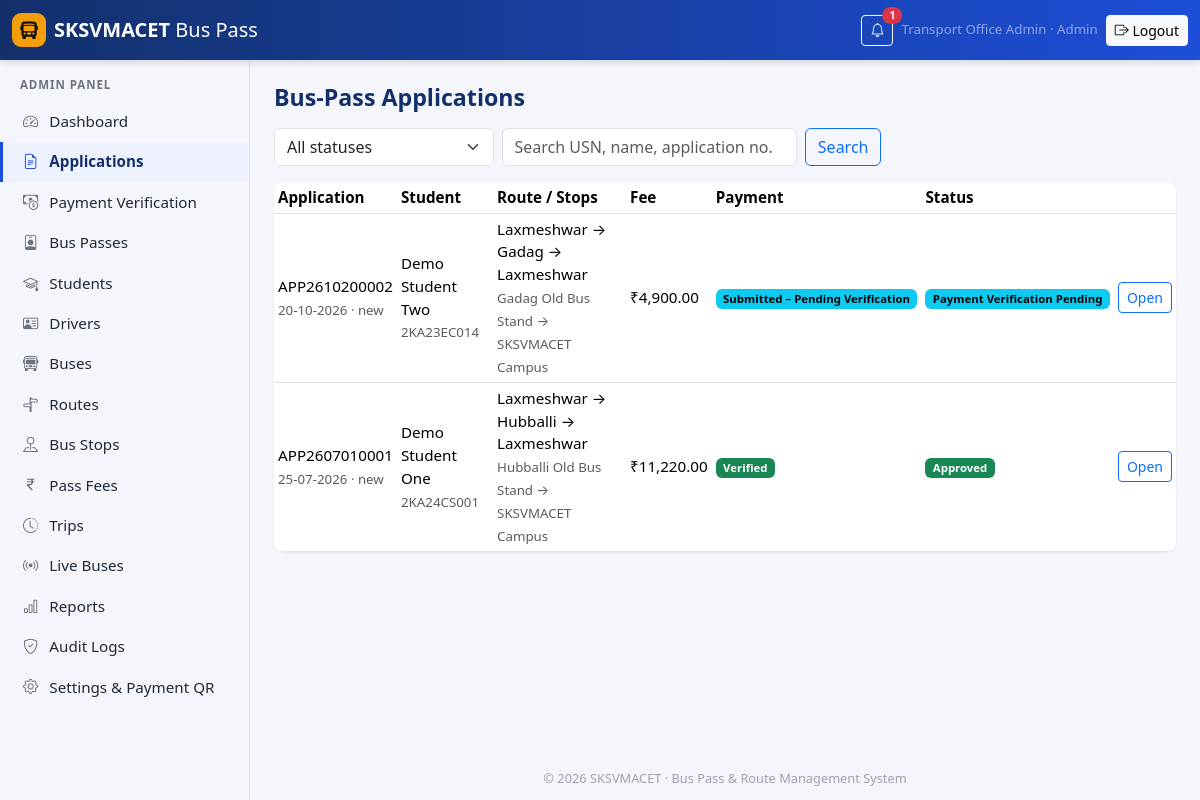
Page /admin/applications.php (signed in) on the committed database.
### tables this page shows
CREATE TABLE users (
    id              INT UNSIGNED AUTO_INCREMENT PRIMARY KEY,
    role            ENUM('student','driver','admin') NOT NULL,
    email           VARCHAR(150) NOT NULL,
    username        VARCHAR(60)  NULL,
    password_hash   VARCHAR(255) NOT NULL,
    full_name       VARCHAR(120) NOT NULL,
    phone           VARCHAR(15)  NULL,
    status          ENUM('active','inactive') NOT NULL DEFAULT 'active',
    last_login_at   DATETIME NULL,
    created_at      DATETIME NOT NULL DEFAULT CURRENT_TIMESTAMP,
    updated_at      DATETIME NOT NULL DEFAULT CURRENT_TIMESTAMP ON UPDATE CURRENT_TIMESTAMP,
    UNIQUE KEY uq_users_email (email),
    UNIQUE KEY uq_users_username (username),
    KEY idx_users_role (role, status)
);

CREATE TABLE bus_pass_applications (
    id                   INT UNSIGNED AUTO_INCREMENT PRIMARY KEY,
    application_no       VARCHAR(20) NOT NULL,
    student_id           INT UNSIGNED NOT NULL,
    route_id             INT UNSIGNED NOT NULL,
    boarding_stop_id     INT UNSIGNED NOT NULL,
    destination_stop_id  INT UNSIGNED NOT NULL,
    academic_year        VARCHAR(9) NOT NULL,
    duration             ENUM('semester','annual','monthly') NOT NULL,
    distance_km          DECIMAL(7,2) NOT NULL,
    fee_amount           DECIMAL(10,2) NOT NULL,
    application_type     ENUM('new','renewal') NOT NULL DEFAULT 'new',
    previous_pass_id     INT UNSIGNED NULL,
    status               ENUM('payment_pending','payment_submitted','pending_approval',
                              'approved','rejected','cancelled') NOT NULL DEFAULT 'payment_pending',
    admin_remarks        VARCHAR(255) NULL,
    reviewed_by          INT UNSIGNED NULL,
    reviewed_at          DATETIME NULL,
    created_at           DATETIME NOT NULL DEFAULT CURRENT_TIMESTAMP,
    updated_at           DATETIME NOT NULL DEFAULT CURRENT_TIMESTAMP ON UPDATE CURRENT_TIMESTAMP,
    UNIQUE KEY uq_app_no (application_no),
    KEY idx_app_status (status),
    KEY idx_app_student (student_id, status),
    CONSTRAINT fk_app_student  FOREIGN KEY (student_id) REFERENCES students(id) ON DELETE CASCADE,
    CONSTRAINT fk_app_route    FOREIGN KEY (route_id) REFERENCES routes(id),
    CONSTRAINT fk_app_board    FOREIGN KEY (boarding_stop_id) REFERENCES bus_stops(id),
    CONSTRAINT fk_app_dest     FOREIGN KEY (destination_stop_id) REFERENCES bus_stops(id),
    CONSTRAINT fk_app_reviewer FOREIGN KEY (reviewed_by) REFERENCES users(id) ON DELETE SET NULL
);

CREATE TABLE students (
    id                 INT UNSIGNED AUTO_INCREMENT PRIMARY KEY,
    user_id            INT UNSIGNED NOT NULL,
    usn                VARCHAR(20)  NOT NULL,
    branch             ENUM('CSE','ISE','ECE','EEE','Mechanical','Civil','AI/ML','Other') NOT NULL,
    year_of_study      TINYINT UNSIGNED NOT NULL,
    academic_year      VARCHAR(9)   NOT NULL,           
    address            VARCHAR(255) NOT NULL,
    emergency_contact  VARCHAR(15)  NOT NULL,
    profile_photo      VARCHAR(80)  NULL,               
    created_at         DATETIME NOT NULL DEFAULT CURRENT_TIMESTAMP,
    updated_at         DATETIME NOT NULL DEFAULT CURRENT_TIMESTAMP ON UPDATE CURRENT_TIMESTAMP,
    UNIQUE KEY uq_students_user (user_id),
    UNIQUE KEY uq_students_usn (usn),
    CONSTRAINT fk_students_user FOREIGN KEY (user_id) REFERENCES users(id) ON DELETE CASCADE
);

CREATE TABLE routes (
    id             INT UNSIGNED AUTO_INCREMENT PRIMARY KEY,
    route_code     VARCHAR(20)  NOT NULL,
    name           VARCHAR(120) NOT NULL,
    origin         VARCHAR(80)  NOT NULL,
    destination    VARCHAR(80)  NOT NULL,
    is_round_trip  TINYINT(1)   NOT NULL DEFAULT 1,
    description    VARCHAR(255) NULL,
    status         ENUM('active','inactive') NOT NULL DEFAULT 'active',
    created_at     DATETIME NOT NULL DEFAULT CURRENT_TIMESTAMP,
    updated_at     DATETIME NOT NULL DEFAULT CURRENT_TIMESTAMP ON UPDATE CURRENT_TIMESTAMP,
    UNIQUE KEY uq_routes_code (route_code)
);

### public/admin/applications.php (the view, shortened to what the rows shown need)
<?php
$admin = require_role('admin');
$APP_SELECT = 'SELECT a.*, u.full_name, u.email, u.phone, u.id AS user_id, s.usn, s.branch, s.year_of_study,
        r.name AS route_name, bs.name AS boarding, ds.name AS destination,
        p.id AS payment_id, p.status AS payment_status, p.transaction_reference, p.payment_date, p.payment_screenshot,
        bp.pass_number, rv.full_name AS reviewer
    FROM bus_pass_applications a
    JOIN students s ON s.id = a.student_id JOIN users u ON u.id = s.user_id
    JOIN routes r ON r.id = a.route_id
    JOIN bus_stops bs ON bs.id = a.boarding_stop_id JOIN bus_stops ds ON ds.id = a.destination_stop_id
    LEFT JOIN payments p ON p.application_id = a.id
    LEFT JOIN bus_passes bp ON bp.application_id = a.id
    LEFT JOIN users rv ON rv.id = a.reviewed_by';
page_header('Bus-Pass Applications', 'applications.php');
    ?>
    <?php
$where = [];
$params = [];
$w = $where ? ' WHERE ' . implode(' AND ', $where) : '';
$total = (int) q_val('SELECT COUNT(*) FROM bus_pass_applications a JOIN students s ON s.id = a.student_id JOIN users u ON u.id = s.user_id' . $w, $params);
$p = paginate($total, 25);
$rows = q_all($APP_SELECT . $w . ' ORDER BY a.id DESC LIMIT ' . $p['limit'] . ' OFFSET ' . $p['offset'], $params);
?>
<div class="card"><div class="table-responsive"><table class="table table-hover table-sm mb-0">
  <thead><tr><th>Application</th><th>Student</th><th>Route / Stops</th><th>Fee</th><th>Payment</th><th>Status</th><th></th></tr></thead>
  <tbody>
  <?php foreach ($rows as $r): ?>
  <tr>
    <td><?= e($r['application_no']) ?><br><small class="text-muted"><?= e(fmt_date($r['created_at'])) ?> · <?= e($r['application_type']) ?></small></td>
    <td><?= e($r['full_name']) ?><br><small class="text-muted"><?= e($r['usn']) ?></small></td>
    <td><?= e($r['route_name']) ?><br><small class="text-muted"><?= e($r['boarding'] . ' → ' . $r['destination']) ?></small></td>
    <td><?= e(money($r['fee_amount'])) ?></td>
    <td><?= status_badge($r['payment_status']) ?></td>
    <td><?= status_badge($r['status']) ?></td>
    <td><a class="btn btn-sm btn-outline-primary" href="<?= e(url('admin/applications.php?id=' . $r['id'])) ?>">Open</a></td>
  </tr>
  <?php endforeach; ?>
  </tbody>
</table></div></div>
<?php page_footer();

### src/views/layout.php (shortened to what the rows shown need)
<?php
function render_head(string $title, array $styles = []): void
{
    ?><!doctype html>
<html lang="en">
<head>
<link rel="stylesheet" href="<?= e(asset('vendor/bootstrap/bootstrap.min.css')) ?>">
<link rel="stylesheet" href="<?= e(asset('vendor/bootstrap-icons/bootstrap-icons.min.css')) ?>">
<link rel="stylesheet" href="<?= e(asset('css/app.css')) ?>">
</head>
<?php
}
function page_header(string $title, string $active = '', array $styles = []): void
{
    $user = current_user();
    $role = $user['role'] ?? null;
    render_head($title, $styles);
    $unread = $user ? unread_notifications((int) $user['id']) : 0;
    ?>
<body class="panel role-<?= e($role ?? 'guest') ?>">
<nav class="navbar navbar-dark topbar sticky-top">
  <div class="container-fluid">
    <?php if ($user): ?>
    <div class="d-flex align-items-center gap-2">
      <a class="btn btn-sm btn-outline-light position-relative" href="<?= e(url($role . '/notifications.php')) ?>" aria-label="Notifications">
        <i class="bi bi-bell"></i>
        <?php if ($unread > 0): ?><span class="position-absolute top-0 start-100 translate-middle badge rounded-pill bg-danger"><?= $unread ?></span><?php endif; ?>
      </a>
      <span class="text-white-50 small d-none d-md-inline"><?= e($user['full_name']) ?> · <?= e(ucfirst($role)) ?></span>
      <form method="post" action="<?= e(url('logout.php')) ?>" class="m-0">
        <button class="btn btn-sm btn-light" type="submit"><i class="bi bi-box-arrow-right"></i><span class="d-none d-sm-inline"> Logout</span></button>
      </form>
    </div>
    <?php endif; ?>
  </div>
</nav>
<div class="d-flex">
  <?php if ($role): ?>
  <aside class="sidebar offcanvas-lg offcanvas-start" tabindex="-1" id="sidebar" aria-labelledby="sidebarLabel">
    <div class="offcanvas-body flex-column p-0">
      <div class="sidebar-role"><?= e(ucfirst($role)) ?> Panel</div>
      <ul class="nav flex-column">
        <?php foreach (NAV[$role] as [$file, $label, $icon]): ?>
        <li class="nav-item"><a class="nav-link<?= $file === $active ? ' active' : '' ?>" href="<?= e(url($role . '/' . $file)) ?>"><i class="bi bi-<?= e($icon) ?>"></i> <?= e($label) ?></a></li>
        <?php endforeach; ?>
      </ul>
    </div>
  </aside>
  <?php endif; ?>
  <main class="content flex-grow-1">
    <div class="container-fluid py-4 px-3 px-md-4">
      <h1 class="page-title"><?= e($title) ?></h1>
<?php
}
function page_footer(array $scripts = []): void
{
    ?>
    </div>
  </main>
</div>
</body>
</html>
<?php
}
    ?>

### src/helpers.php (shortened to what the rows shown need)
<?php
function e(mixed $value): string
{
    return htmlspecialchars((string) ($value ?? ''), ENT_QUOTES | ENT_SUBSTITUTE, 'UTF-8');
}
function base_path(): string
{
    static $base = null;
    if ($base !== null) {
        return $base;
    }
    $script = str_replace('\\', '/', (string) ($_SERVER['SCRIPT_NAME'] ?? ''));
    $pos = strpos($script, '/public/');
    if ($pos !== false) {
        $base = substr($script, 0, $pos + 7);
    } else {
        $file = str_replace('\\', '/', (string) ($_SERVER['SCRIPT_FILENAME'] ?? ''));
        $pub  = str_replace('\\', '/', PUBLIC_PATH);
        $rel  = str_starts_with($file, $pub) ? substr($file, strlen($pub)) : $script;
        $base = rtrim(substr($script, 0, strlen($script) - strlen($rel)), '/');
    }
    return $base;
}
function url(string $path = ''): string
{
    return base_path() . '/' . ltrim($path, '/');
}
function asset(string $path): string
{
    $file = PUBLIC_PATH . '/assets/' . ltrim($path, '/');
    $v = is_file($file) ? '?v=' . filemtime($file) : '';
    return url('assets/' . ltrim($path, '/')) . $v;
}
function money(float|string|null $v): string
{
    return '₹' . number_format((float) $v, 2);
}
function fmt_date(?string $v, string $format = 'd-m-Y'): string
{
    return $v ? date($format, strtotime($v)) : '—';
}
function status_badge(?string $status): string
{
    [$label, $color] = STATUS_LABELS[$status ?? ''] ?? [ucwords(str_replace('_', ' ', (string) $status)), 'secondary'];
    return '<span class="badge text-bg-' . $color . '">' . e($label) . '</span>';
}
function paginate(int $total, int $perPage = 20): array
{
    $page = max(1, (int) ($_GET['page'] ?? 1));
    $pages = max(1, (int) ceil($total / $perPage));
    $page = min($page, $pages);
    return ['page' => $page, 'pages' => $pages, 'limit' => $perPage, 'offset' => ($page - 1) * $perPage, 'total' => $total];
}

### rows in the picture
users: id "1", full_name "Transport Office Admin", role "Admin", role "ADMIN"
bus_pass_applications: application_no "APP2610200002", created_at "20-10-2026", application_type "new", users.full_name "Demo Student Two", student.usn "2KA23EC014", route.name "Laxmeshwar → Gadag → Laxmeshwar", destination "Gadag Old Bus Stand → SKSVMACET Campus", fee_amount "₹4,900.00", label "Submitted – Pending Verification Payment Verification Pending"
bus_pass_applications: application_no "APP2607010001", created_at "25-07-2026", application_type "new", users.full_name "Demo Student One", student.usn "2KA24CS001", route.name "Laxmeshwar → Hubballi → Laxmeshwar", destination "Hubballi Old Bus Stand → SKSVMACET Campus", fee_amount "₹11,220.00", label "Verified Approved"

### other values in the picture
college_name() "SKSVMACET"
$label "Dashboard"
$label "Applications"
$label "Payment Verification"
$label "Bus Passes"
$label "Students"
$label "Drivers"
$label "Buses"
$label "Routes"
$label "Bus Stops"
$label "Pass Fees"
$label "Trips"
$label "Live Buses"
$label "Reports"
$label "Audit Logs"
